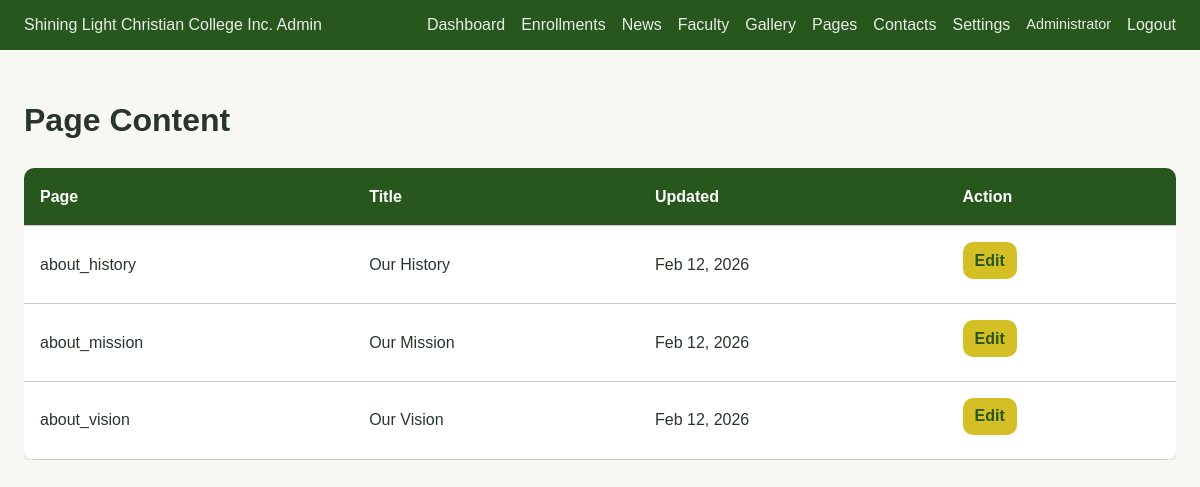
Screenshot of /admin/pages.php (signed in) with the database file from the repository.
### tables this page shows
CREATE TABLE `page_content` (
  `id` int(10) UNSIGNED NOT NULL,
  `page_slug` varchar(50) NOT NULL,
  `title` varchar(200) NOT NULL,
  `content` longtext DEFAULT NULL,
  `meta_description` varchar(255) DEFAULT NULL,
  `updated_at` timestamp NOT NULL DEFAULT current_timestamp() ON UPDATE current_timestamp()
);

### includes/functions.php (called while the page is built, shortened)
<?php
function e($s) {
    return htmlspecialchars((string) $s, ENT_QUOTES, 'UTF-8');
}

### admin/pages.php (the view, shortened to what this page needs)
<?php
require_once __DIR__ . '/../includes/functions.php';
$pdo = getDB();
$stmt = $pdo->query("SELECT id, page_slug, title, updated_at FROM page_content ORDER BY page_slug");
$list = $stmt->fetchAll();
?>
<!DOCTYPE html>
<html lang="en">
<head>
    <link rel="stylesheet" href="<?php echo SITE_URL; ?>/assets/css/style.css">
    <link rel="stylesheet" href="<?php echo SITE_URL; ?>/assets/css/admin.css">
</head>
<body class="admin-body">
<?php include __DIR__ . '/admin-header.php'; ?>
<div class="admin-main">
    <h1>Page Content</h1>
    <div class="table-wrap">
        <table>
            <thead>
                <tr>
                    <th>Page</th>
                    <th>Title</th>
                    <th>Updated</th>
                    <th>Action</th>
                </tr>
            </thead>
            <tbody>
                <?php foreach ($list as $row): ?>
                <tr>
                    <td><?php echo e($row['page_slug']); ?></td>
                    <td><?php echo e($row['title']); ?></td>
                    <td><?php echo date('M j, Y', strtotime($row['updated_at'])); ?></td>
                    <td><a href="<?php echo SITE_URL; ?>/admin/page-edit.php?slug=<?php echo urlencode($row['page_slug']); ?>" class="btn btn-primary" style="padding:0.35rem 0.75rem;">Edit</a></td>
                </tr>
                <?php endforeach; ?>
            </tbody>
        </table>
    </div>
</div>
</body>
</html>

### assets/css/style.css (style rules this page uses)
:root { --green: #27571d; --green-light: #346b24; --green-muted: #3d7a2a; --gold: #d4bf24; --gold-light: #e5d04a; --gold-dark: #a8941a; --white: #ffffff; --off-white: #f7f8f4; --gray: #6b6b6b; --gray-light: #cacaca; --gray-bg: #d8d8d8; --success: #15803d; --error: #b91c1c; --font-heading: Georgia, serif; --font-body: Arial, sans-serif; --shadow: 0 4px 6px -1px rgba(39, 87, 29, 0.12), 0 2px 4px -2px rgba(39, 87, 29, 0.08); --radius: 10px; --radius-lg: 18px; --transition: 0.25s ease; }
*, *::before, *::after { box-sizing: border-box; }
html { scroll-behavior: smooth; }
body { margin: 0; font-family: var(--font-body); font-size: 16px; line-height: 1.6; color: #283629; background: var(--off-white); }
a { color: var(--green-light); text-decoration-thickness: 1px; text-underline-offset: 3px; transition: color var(--transition); }
.btn { display: inline-block; padding: 0.75rem 1.5rem; font-family: var(--font-body); font-size: 1rem; font-weight: 600; text-decoration: none; border-radius: var(--radius); border: none; cursor: pointer; text-align: center; transition: background var(--transition), color var(--transition), transform var(--transition), box-shadow var(--transition); }
.btn-primary { background: var(--gold); color: var(--green); }
.table-wrap { overflow-x: auto; }
table { width: 100%; border-collapse: collapse; }
th, td { padding: 0.75rem; text-align: left; border-bottom: 1px solid var(--gray-light); }
th { background: var(--green); color: var(--white); font-weight: 600; }
.table-wrap { padding:0; }
table td, table th { padding:1rem; }

### assets/css/admin.css (style rules this page uses)
.admin-body { background: var(--off-white); min-height: 100vh; }
.admin-main { max-width: 1200px; margin: 0 auto; padding: 1.5rem; }
.admin-main table { background: var(--white); border-radius: var(--radius); overflow: hidden; box-shadow: var(--shadow); }
.admin-main .btn { margin-right: 0.5rem; margin-bottom: 0.5rem; }

### rows the page displays
page_content: page_slug "about_history", title "Our History", updated_at "Feb 12, 2026"
page_content: page_slug "about_mission", title "Our Mission", updated_at "Feb 12, 2026"
page_content: page_slug "about_vision", title "Our Vision", updated_at "Feb 12, 2026"

### other values shown
SITE_NAME "Shining Light Christian College Inc."
$admin['full_name'] "Administrator"
